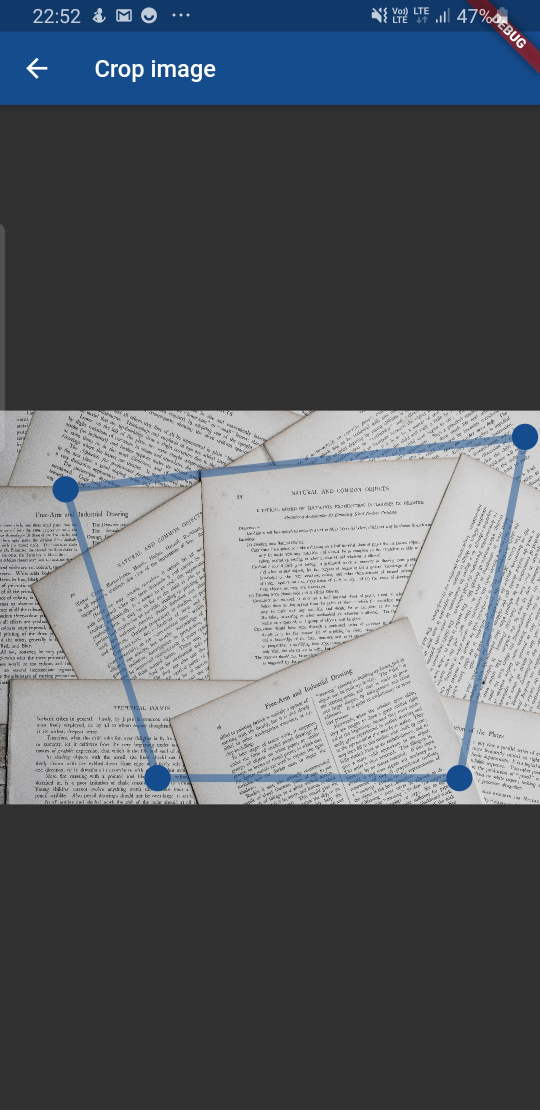
#> input picture img/mobile1.jpg, 1080 x 2220 px (shown at 1/2 size)
$ python __main__.py -i ../../../img/mobile1.jpg
#> lines starting #> are read from the running program, lines starting #| are printed output that depends on the picture
### research/scripts/scanner/transformation.py
import typing

import cv2
import numpy as np

import contour
import utils


def resize_image(image: np.ndarray,
                 width: typing.Optional[int] = None,
                 height: typing.Optional[int] = None,
                 interpolation=cv2.INTER_AREA):
    """
    Resize image using given width or/and height value(s).
    If both values are passed, aspect ratio is not preserved.
    If none of the values are given, original image is returned.
    """
    img_h, img_w = image.shape[:2]
    if not width and not height:
        return image
    elif width and height:
        dim = (width, height)
    else:
        if not width:
            ratio = height / float(img_h)
            dim = (int(img_w * ratio), height)
        else:
            ratio = width / float(img_w)
            dim = (width, int(img_h * ratio))
    return cv2.resize(image, dim, interpolation=interpolation)


def four_point_warp(image: np.ndarray, contour_points: np.ndarray) -> np.ndarray:
    """
    Returns the `image` with warped perspective, in accordance with the given 4-point contour.
    """
    contour_points = contour.clockwise_sorted(contour_points)
    tl, tr, br, bl = contour_points
    top_width, bottom_width = utils.distance(tl, tr), utils.distance(bl, br)
    max_width = int(max(top_width, bottom_width))
    left_height, right_height = utils.distance(tl, bl), utils.distance(tr, br)
    max_height = int(max(left_height, right_height))
    new_contour_points = np.array([
        [0, 0],
        [max_width - 1, 0],
        [max_width - 1, max_height - 1],
        [0, max_height - 1]
    ], dtype=np.float32)
    warp_matrix = cv2.getPerspectiveTransform(contour_points, new_contour_points)
    return cv2.warpPerspective(image, warp_matrix, (max_width, max_height))

### research/scripts/scanner/contour_editor.py
import typing

import matplotlib.pyplot as plt
import numpy as np

import contour
from config import POLYGON_COLOR


class ContourEditor:
    DRAG_HANDLE_EPSILON_PX = 20
    LEFT_MOUSE_BUTTON = 1

    def __init__(self, image: np.ndarray, axes_title: str = "DeepScanner") -> None:
        self.image = image
        _, self.axes = plt.subplots()
        initial_contour = contour.get_initial_contour(image)
        polygon = plt.Polygon(initial_contour,
                              animated=True,
                              color=POLYGON_COLOR + "55", )
        self.axes.add_patch(polygon)
        self.axes.set_title(axes_title)
        self.polygon = polygon
        self.canvas = polygon.figure.canvas

        self.line = plt.Line2D(polygon.xy[:, 0], polygon.xy[:, 1],
                               marker="o",
                               animated=True,
                               markersize=3,
                               markeredgewidth=2,
                               markerfacecolor=POLYGON_COLOR,
                               color=POLYGON_COLOR)
        self.axes.add_line(self.line)

        self.edited_point_index = None
        self._register_callbacks()

    def _register_callbacks(self):
        self.polygon_changed_cid = self.polygon.add_callback(self._on_polygon_changed)
        self.canvas.mpl_connect('draw_event', self._on_draw)
        self.canvas.mpl_connect('button_press_event', self._on_button_press)
        self.canvas.mpl_connect('button_release_event', self._on_button_release)
        self.canvas.mpl_connect('motion_notify_event', self._on_motion_notify)

    def _on_polygon_changed(self, polygon) -> None:
        plt.Artist.update_from(typing.cast(plt.Artist, self.line), polygon)

    def _on_draw(self, _) -> None:
        self.background = self.canvas.copy_from_bbox(self.axes.bbox)
        self.axes.draw_artist(self.polygon)
        self.axes.draw_artist(self.line)

    # [35 lines left out: functions _on_button_press, _on_button_release, _on_motion_notify, get_point_index_at, not called in this run]

    def __call__(self):
        plt.imshow(self.image, cmap="gray")
        plt.show()
        return np.asarray(self.polygon.xy)

### research/scripts/scanner/contour.py
import numpy as np


def get_initial_contour(image: np.ndarray, pad: float = 0.25) -> np.ndarray:
    """
    Generate initial `image` warping contour (rectangle).
    """
    assert (0.0 <= pad < 0.5)
    height, width = image.shape[:2]
    return np.array([
        [pad * width, pad * height],
        [(1 - pad) * width, pad * height],
        [(1 - pad) * width, (1 - pad) * height],
        [pad * width, (1 - pad) * height],
    ], dtype=np.float32)


def clockwise_sorted(points: np.ndarray) -> np.ndarray:
    """
    Sort 4 (two-dimensional) points in the following order:
    1. top left
    2. top right
    3. bottom right
    4. bottom left
    """
    assert points.shape[0] == 4, "Four points are required"

    def sorted_by_column(array: np.ndarray, column_index: int):
        return array[array[:, column_index].argsort()]

    y_sorted = sorted_by_column(points, column_index=1)
    tl, tr = sorted_by_column(y_sorted[:2], column_index=0)
    bl, br = sorted_by_column(y_sorted[2:], column_index=0)

    return np.array([tl, tr, br, bl], dtype=np.float32)

### research/scripts/scanner/utils.py
import numpy as np


def distance(a, b):
    """
    Euclidean distance between points `a` and `b`.
    """
    d = a - b
    return np.sqrt(d @ d)

### research/scripts/scanner/__main__.py
import argparse
import datetime as dt
import pathlib
import typing

import cv2
import matplotlib.pyplot as plt
import numpy as np

import config
import transformation
from contour_editor import ContourEditor

plt.rcParams["figure.dpi"] = config.FIGURE_DPI

ParsedArgs = typing.NamedTuple("ParsedArgs", (("image", pathlib.Path), ("output", typing.Optional[pathlib.Path]),))


def get_default_output_path(original_image_path: pathlib.Path) -> pathlib.Path:
    extension = original_image_path.suffix
    fmt = "%Y%m%d%H%M%S"
    return pathlib.Path.cwd() / f"scan_{original_image_path.stem}_{dt.datetime.now().strftime(fmt)}{extension}"


def parse_arguments() -> ParsedArgs:
    parser = argparse.ArgumentParser()
    parser.add_argument("--image", "-i", type=pathlib.Path, help="Input image to be transformed.", required=True)
    parser.add_argument("--output", "-o", type=pathlib.Path, help="Output image path.")
    args = parser.parse_args()
    return ParsedArgs(image=args.image, output=args.output)


def scan(image_path: pathlib.Path) -> np.ndarray:
    image = cv2.imread(str(image_path))

    assert image is not None, "Invalid image."

    image_height = image.shape[0]
    original_image = image.copy()
    scaling_ratio = image_height / config.RESCALED_HEIGHT
    resized_image = transformation.resize_image(image, height=int(config.RESCALED_HEIGHT))

    contour_editor = ContourEditor(cv2.cvtColor(resized_image, cv2.COLOR_BGR2GRAY),
                                   axes_title=f"DeepScanner [{image_path.name}]")
    contour_points = contour_editor()[:4]
    grayscale_image = cv2.cvtColor(original_image, cv2.COLOR_BGR2GRAY)
    warped_image = transformation.four_point_warp(grayscale_image, contour_points * scaling_ratio)

    return warped_image


def save(image: np.ndarray, output_path: pathlib.Path) -> None:
    cv2.imwrite(str(output_path), image)


def main() -> None:
    args = parse_arguments()
    print(f'Scanning "{args.image}"...')
    scanned_image = scan(image_path=args.image)
#> in scan, image is the input picture: shape (2220, 1080, 3); mean B, G, R 103.2, 97.2, 92.2
#> in resize_image, `return cv2.resize(image, dim, interpolation=interpolation)`:
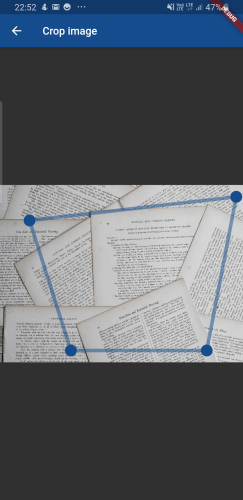
#> returned value: shape (500, 243, 3); mean of channels 0, 1, 2 103.2, 97.2, 92.2; drawn as B, G, R
#> in __init__, `self.image = image`:
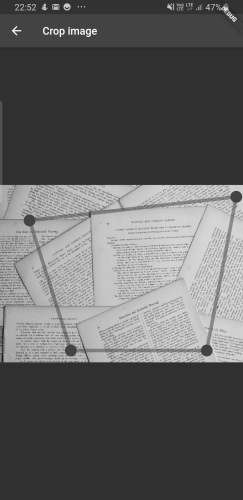
#> self.image: shape (500, 243); min 23, max 255, mean 96.4
#> in __init__, `initial_contour = contour.get_initial_contour(image)`: initial_contour = [[60.75, 125], [182.2, 125], [182.2, 375], [60.75, 375]]
#> in _register_callbacks, `self.polygon_changed_cid = self.polygon.add_callback(self._on_polygon_..`: self.polygon_changed_cid = 0
#> in __call__, `plt.show()`:
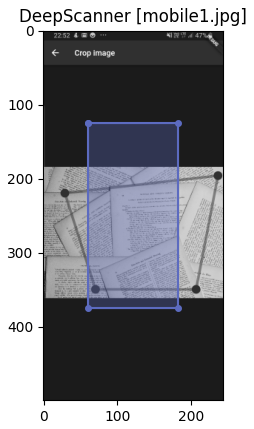
#> figure drawn by matplotlib, 1 panel
#> in scan, `contour_points = contour_editor()[:4]`: contour_points has the same summary as initial_contour in __init__
#> in clockwise_sorted, `y_sorted = sorted_by_column(points, column_index=1)`: y_sorted = [[269.7, 555], [809.2, 555], [809.2, 1665], [269.7, 1665]]
#> in clockwise_sorted, `tl, tr = sorted_by_column(y_sorted[:2], column_index=0)`: tl = [269.7, 555]; tr = [809.2, 555]
#> in clockwise_sorted, `bl, br = sorted_by_column(y_sorted[2:], column_index=0)`: bl = [269.7, 1665]; br = [809.2, 1665]
#> in four_point_warp, `contour_points = contour.clockwise_sorted(contour_points)`: contour_points has the same summary as y_sorted in clockwise_sorted
#> in four_point_warp, `tl, tr, br, bl = contour_points`: tl = [269.7, 555]; tr = [809.2, 555]; br = [809.2, 1665]; bl = [269.7, 1665]
#> in distance, `d = a - b`: d = [-539.5, 0]
#> in four_point_warp, `top_width, bottom_width = utils.distance(tl, tr), utils.distance(bl, br)`: top_width = 539.5
#> in four_point_warp, `max_width = int(max(top_width, bottom_width))`: max_width = 539
#> in four_point_warp, `left_height, right_height = utils.distance(tl, bl), utils.distance(tr,..`: left_height = 1110
#> in four_point_warp, `new_contour_points = np.array([ [0, 0], [max_width - 1, 0], [max_width..`: new_contour_points = [[0, 0], [538, 0], [538, 1109], [0, 1109]]
#> in four_point_warp, `warp_matrix = cv2.getPerspectiveTransform(contour_points, new_contour_..`: warp_matrix = [[0.997, -1.81e-17, -269], [-1.4e-16, 0.999, -554.5], [3.8e-19, 9.26e-36, 1]]
#> in four_point_warp, `return cv2.warpPerspective(image, warp_matrix, (max_width, max_height))`:
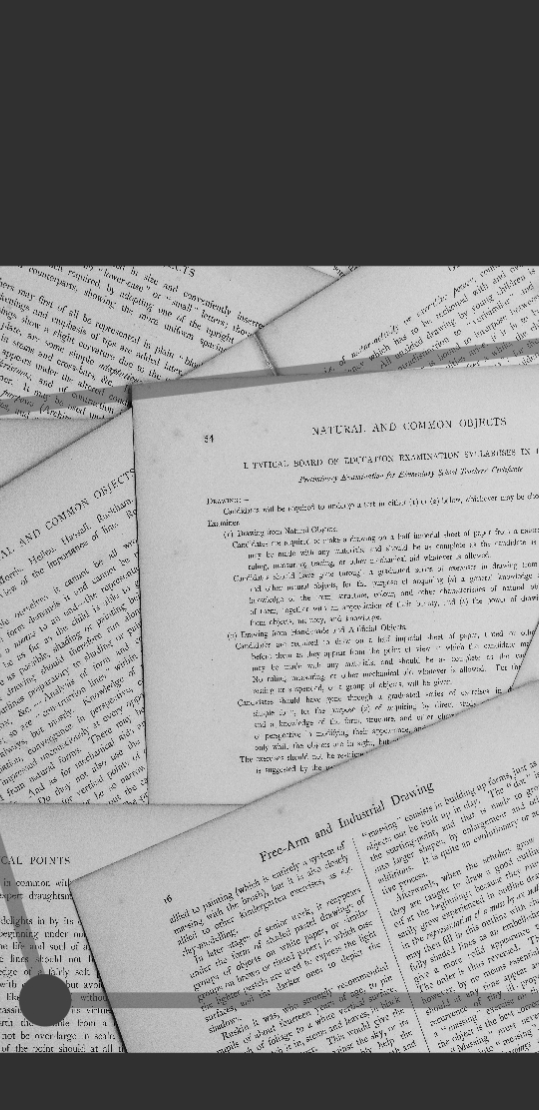
#> returned value: shape (1110, 539); min 1, max 231, mean 143.1
    output_path = args.output or get_default_output_path(args.image)
    save(scanned_image, output_path)
    print(f'"{output_path.stem}" has been successfully saved.')
#| "scan_mobile1_20261120155607" has been successfully saved.


if __name__ == '__main__':
    main()
